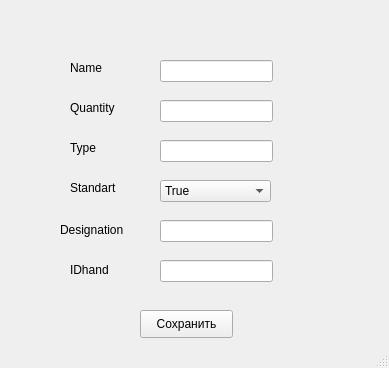
<?xml version="1.0" encoding="UTF-8"?>
<ui version="4.0">
 <class>MainWindow</class>
 <widget class="QMainWindow" name="MainWindow">
  <property name="geometry">
   <rect>
    <x>0</x>
    <y>0</y>
    <width>389</width>
    <height>368</height>
   </rect>
  </property>
  <property name="windowTitle">
   <string>MainWindow</string>
  </property>
  <widget class="QWidget" name="centralwidget">
   <widget class="QLabel" name="label">
    <property name="geometry">
     <rect>
      <x>70</x>
      <y>60</y>
      <width>55</width>
      <height>16</height>
     </rect>
    </property>
    <property name="text">
     <string>Name</string>
    </property>
   </widget>
   <widget class="QLineEdit" name="nameEdit">
    <property name="geometry">
     <rect>
      <x>160</x>
      <y>60</y>
      <width>113</width>
      <height>22</height>
     </rect>
    </property>
   </widget>
   <widget class="QLabel" name="label_2">
    <property name="geometry">
     <rect>
      <x>70</x>
      <y>100</y>
      <width>55</width>
      <height>16</height>
     </rect>
    </property>
    <property name="text">
     <string>Quantity</string>
    </property>
   </widget>
   <widget class="QLineEdit" name="quantityEdit">
    <property name="geometry">
     <rect>
      <x>160</x>
      <y>100</y>
      <width>113</width>
      <height>22</height>
     </rect>
    </property>
   </widget>
   <widget class="QLabel" name="label_3">
    <property name="geometry">
     <rect>
      <x>60</x>
      <y>220</y>
      <width>81</width>
      <height>20</height>
     </rect>
    </property>
    <property name="text">
     <string>Designation</string>
    </property>
   </widget>
   <widget class="QLabel" name="label_4">
    <property name="geometry">
     <rect>
      <x>70</x>
      <y>180</y>
      <width>55</width>
      <height>16</height>
     </rect>
    </property>
    <property name="text">
     <string>Standart</string>
    </property>
   </widget>
   <widget class="QPushButton" name="saveButton">
    <property name="geometry">
     <rect>
      <x>140</x>
      <y>310</y>
      <width>93</width>
      <height>28</height>
     </rect>
    </property>
    <property name="text">
     <string>Сохранить</string>
    </property>
   </widget>
   <widget class="QComboBox" name="standartBox">
    <property name="geometry">
     <rect>
      <x>160</x>
      <y>180</y>
      <width>111</width>
      <height>22</height>
     </rect>
    </property>
    <item>
     <property name="text">
      <string>True</string>
     </property>
    </item>
    <item>
     <property name="text">
      <string>False</string>
     </property>
    </item>
   </widget>
   <widget class="QLineEdit" name="designationEdit">
    <property name="geometry">
     <rect>
      <x>160</x>
      <y>220</y>
      <width>113</width>
      <height>22</height>
     </rect>
    </property>
   </widget>
   <widget class="QLabel" name="label_5">
    <property name="geometry">
     <rect>
      <x>70</x>
      <y>140</y>
      <width>55</width>
      <height>16</height>
     </rect>
    </property>
    <property name="text">
     <string>Type</string>
    </property>
   </widget>
   <widget class="QLineEdit" name="typeEdit">
    <property name="geometry">
     <rect>
      <x>160</x>
      <y>140</y>
      <width>113</width>
      <height>22</height>
     </rect>
    </property>
   </widget>
   <widget class="QLineEdit" name="idHandEdit">
    <property name="geometry">
     <rect>
      <x>160</x>
      <y>260</y>
      <width>113</width>
      <height>22</height>
     </rect>
    </property>
   </widget>
   <widget class="QLabel" name="label_6">
    <property name="geometry">
     <rect>
      <x>70</x>
      <y>260</y>
      <width>81</width>
      <height>20</height>
     </rect>
    </property>
    <property name="text">
     <string>IDhand</string>
    </property>
   </widget>
  </widget>
  <widget class="QStatusBar" name="statusbar"/>
 </widget>
 <resources/>
 <connections/>
</ui>
